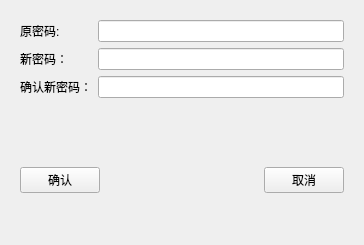
<?xml version="1.0" encoding="UTF-8"?>
<ui version="4.0">
 <class>ChangePassword</class>
 <widget class="QWidget" name="ChangePassword">
  <property name="geometry">
   <rect>
    <x>0</x>
    <y>0</y>
    <width>364</width>
    <height>245</height>
   </rect>
  </property>
  <property name="windowTitle">
   <string>Form</string>
  </property>
  <layout class="QVBoxLayout" name="verticalLayout">
   <item>
    <widget class="QWidget" name="widget_2" native="true">
     <layout class="QFormLayout" name="formLayout">
      <item row="0" column="0">
       <widget class="QLabel" name="label">
        <property name="text">
         <string>原密码:</string>
        </property>
       </widget>
      </item>
      <item row="0" column="1">
       <widget class="QLineEdit" name="oldPassword">
        <property name="echoMode">
         <enum>QLineEdit::Password</enum>
        </property>
       </widget>
      </item>
      <item row="2" column="0">
       <widget class="QLabel" name="label_2">
        <property name="text">
         <string>新密码：</string>
        </property>
       </widget>
      </item>
      <item row="2" column="1">
       <widget class="QLineEdit" name="newPassword">
        <property name="echoMode">
         <enum>QLineEdit::Password</enum>
        </property>
       </widget>
      </item>
      <item row="4" column="0">
       <widget class="QLabel" name="label_3">
        <property name="text">
         <string>确认新密码：</string>
        </property>
       </widget>
      </item>
      <item row="4" column="1">
       <widget class="QLineEdit" name="newPassword2">
        <property name="echoMode">
         <enum>QLineEdit::Password</enum>
        </property>
       </widget>
      </item>
     </layout>
    </widget>
   </item>
   <item>
    <widget class="QWidget" name="widget" native="true">
     <layout class="QHBoxLayout" name="horizontalLayout">
      <item>
       <widget class="QPushButton" name="btn_Confirm">
        <property name="text">
         <string>确认</string>
        </property>
       </widget>
      </item>
      <item>
       <spacer name="horizontalSpacer">
        <property name="orientation">
         <enum>Qt::Horizontal</enum>
        </property>
        <property name="sizeHint" stdset="0">
         <size>
          <width>40</width>
          <height>20</height>
         </size>
        </property>
       </spacer>
      </item>
      <item>
       <widget class="QPushButton" name="btn_Cancel">
        <property name="text">
         <string>取消</string>
        </property>
       </widget>
      </item>
     </layout>
    </widget>
   </item>
  </layout>
 </widget>
 <resources/>
 <connections/>
</ui>
